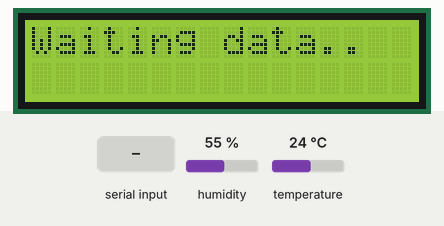
Simulated run of this sketch. Board: Arduino Uno, built with avr-gcc and run on an emulated ATmega328P. On the bench: 16×2 character LCD. The test bench sets the inputs (shaded band); at power-on: humidity 55 %, temperature 24 °C. What the sketch prints to the serial monitor is not drawn.

Above: at 1.2 s.
1.3 s: "1\n" received over Serial
At 3.3 s:
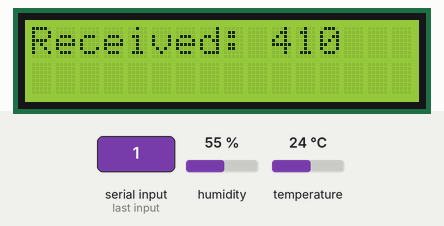
3.6 s: "0\n" received over Serial
At 4.16 s:
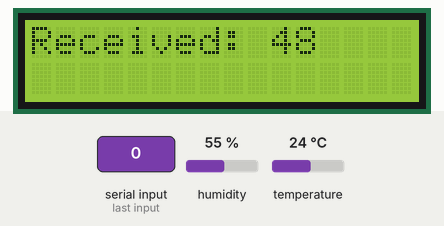
Timing chart, 0 to 6.6 s (numbered marks = the images above; inputs shaded):
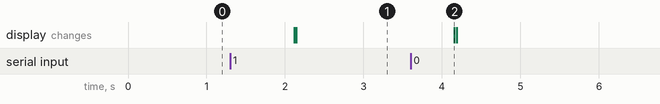

Measured:
- after the input at 1.3 s, the display: first changes after 0.82 s (image 1 shows a later state)
- after the input at 3.6 s, the display: changes after 0.56 s (image 2)

The sketch:

arduino.ino
```cpp
#include <LiquidCrystal_I2C.h>
#include <DHT.h>

LiquidCrystal_I2C lcd(0x27, 16, 2);
DHT dht(A1, DHT11);

int pos = 10; // "Received: " 의 글자 수가 공백 포함 10

void setup() {
    Serial.begin(9600);

    lcd.init();
    lcd.backlight();
    lcd.setCursor(0, 0);
    lcd.println("Waiting data..");
    // lcd의 불을 키고 메시지 출력
}

void loop() {
    // 데이터를 보낸 후에는 1초 대기. 데이터를 받고 나서는 바로 다음 loop 실행
    if(Serial.available()) { // 서버에서 데이터를 받음
        int incomingByte = Serial.read();
        if(pos == 10) { // 새로운 데이터가 들어오면 lcd를 초기화
            lcd.clear();
            lcd.print("Received: ");
        }
        lcd.setCursor(pos++, 0);
        lcd.print(String(incomingByte));
        // 1바이트씩 (숫자 하나씩) 받기 때문에 커서를 옮겨가면서 lcd에 출력을 해주어야 한다.
    }
    else {
        int t = dht.readTemperature();
        Serial.println(t); // 온도 데이터를 서버로 보냄
        pos = 10;
        delay(1000);
    }
}
```
